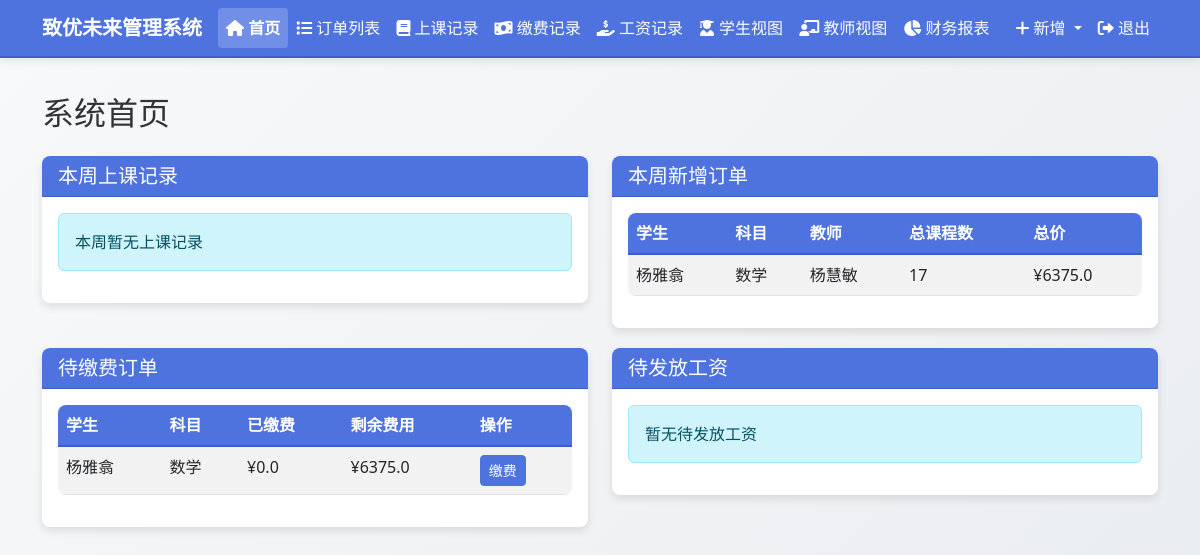
Page /dashboard (signed in) on the earlier database version.
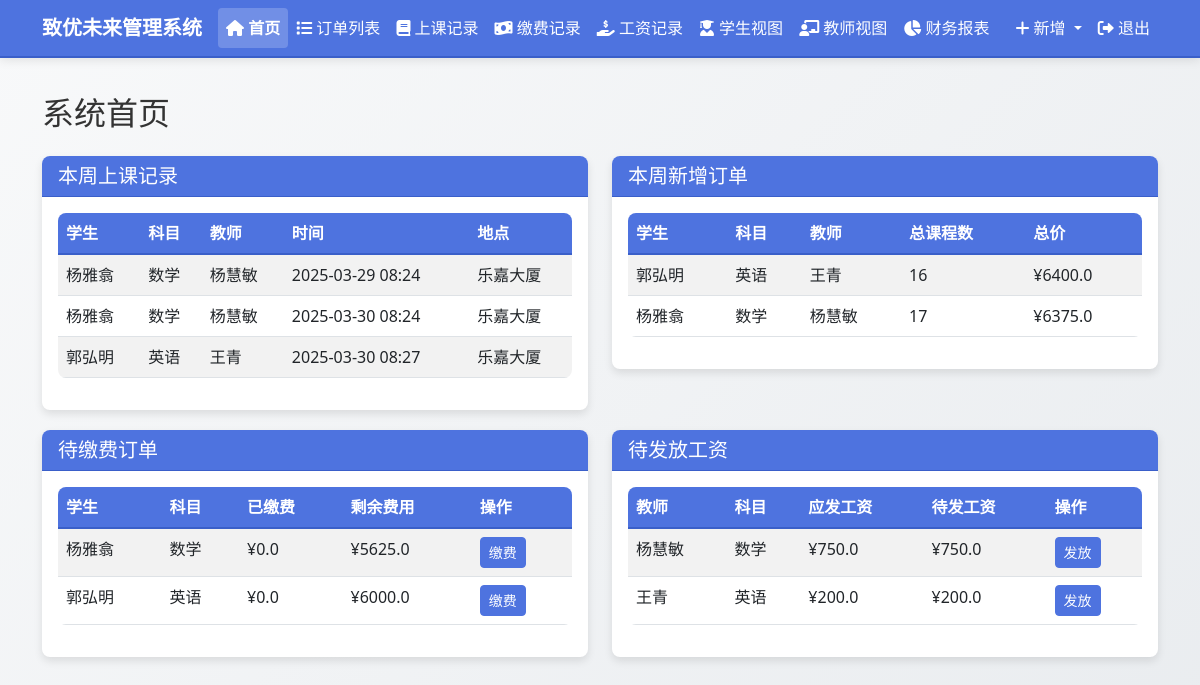
Same page on the later database version.
### models.py (models this page shows, shortened)
class Order(db.Model):
    id = db.Column(db.Integer, primary_key=True)
    order_number = db.Column(db.String(50), unique=True, nullable=False, default="")
    student_name = db.Column(db.String(100), nullable=False)
    subject = db.Column(db.String(100), nullable=False)
    teacher_name = db.Column(db.String(100), nullable=False)
    semester = db.Column(db.String(100), nullable=False)
    total_classes = db.Column(db.Integer, default=0)
    completed_classes = db.Column(db.Integer, default=0)
    remaining_classes = db.Column(db.Integer, default=0)
    class_price = db.Column(db.Float, default=0.0)
    salary_price = db.Column(db.Float, default=0.0)  # 新增工资单价字段
    total_price = db.Column(db.Float, default=0.0)
    paid_amount = db.Column(db.Float, default=0.0)
    used_amount = db.Column(db.Float, default=0.0)
    remaining_amount = db.Column(db.Float, default=0.0)
    payable_salary = db.Column(db.Float, default=0.0)
    paid_salary = db.Column(db.Float, default=0.0)
    remaining_salary = db.Column(db.Float, default=0.0)
    order_note = db.Column(db.Text, nullable=True)
    teacher_note = db.Column(db.Text, nullable=True)
    student_note = db.Column(db.Text, nullable=True)
    created_at = db.Column(db.DateTime, default=datetime.now)
    class_records = db.relationship('ClassRecord', backref='order', lazy=True)
    payment_records = db.relationship('PaymentRecord', backref='order', lazy=True)
    salary_records = db.relationship('SalaryRecord', backref='order', lazy=True)

class ClassRecord(db.Model):
    id = db.Column(db.Integer, primary_key=True)
    order_id = db.Column(db.Integer, db.ForeignKey('order.id'), nullable=False)
    student_name = db.Column(db.String(100), nullable=False)
    subject = db.Column(db.String(100), nullable=False)
    semester = db.Column(db.String(100), nullable=False)
    teacher_name = db.Column(db.String(100), nullable=False)
    class_content = db.Column(db.Text, nullable=True)
    class_time = db.Column(db.DateTime, nullable=False, default=datetime.now)
    location = db.Column(db.String(100), nullable=False)
    note = db.Column(db.Text, nullable=True)
    created_at = db.Column(db.DateTime, default=datetime.now)

### routes.py (the view)
@app.route('/dashboard')
@login_required
def dashboard():
    today = datetime.now().date()
    start_of_week = today - timedelta(days=today.weekday())
    end_of_week = start_of_week + timedelta(days=6)
    this_week_classes = ClassRecord.query.filter(
        ClassRecord.class_time >= start_of_week,
        ClassRecord.class_time <= end_of_week + timedelta(days=1)
    ).order_by(ClassRecord.class_time).all()
    this_week_orders = Order.query.filter(
        Order.created_at >= start_of_week,
        Order.created_at <= end_of_week + timedelta(days=1)
    ).order_by(Order.created_at.desc()).all()
    pending_payments = Order.query.filter(Order.remaining_amount > 0).all()
    pending_salaries = Order.query.filter(Order.remaining_salary > 0).all()
    order_form = OrderForm()
    class_record_form = ClassRecordForm()
    payment_record_form = PaymentRecordForm()
    salary_record_form = SalaryRecordForm()
    orders = Order.query.all()
    class_record_form.order_id.choices = [(order.id, f"{order.order_number} - {order.student_name} - {order.subject}") for order in orders]
    payment_record_form.order_id.choices = [(order.id, f"{order.order_number} - {order.student_name} - {order.subject}") for order in orders]
    salary_record_form.order_id.choices = [(order.id, f"{order.order_number} - {order.teacher_name} - {order.subject}") for order in orders]
    return render_template('dashboard.html',
                           title='首页',
                           this_week_classes=this_week_classes,
                           this_week_orders=this_week_orders,
                           pending_payments=pending_payments,
                           pending_salaries=pending_salaries,
                           order_form=order_form,
                           class_record_form=class_record_form,
                           payment_record_form=payment_record_form,
                           salary_record_form=salary_record_form,
                           edit_note_form=EditNoteForm())

### app.py (called while the page is built)
@login_manager.user_loader
def load_user(user_id):
    from models import User
    return User.query.get(int(user_id))

### templates/dashboard.html (shortened to what the changed rows need)
{% extends "layout.html" %}
{% block content %}
<h2 class="mb-4">系统首页</h2>
<div class="row">
    <div class="col-md-6">
        <div class="card dashboard-section">
            <div class="card-body">
                {% if this_week_classes %}
                <div class="table-responsive">
                    <table class="table table-striped table-hover">
                        <thead>
                            <tr>
                                <th>学生</th>
                                <th>科目</th>
                                <th>教师</th>
                                <th>时间</th>
                                <th>地点</th>
                            </tr>
                        </thead>
                        <tbody>
                            {% for record in this_week_classes %}
                            <tr>
                                <td>{{ record.student_name }}</td>
                                <td>{{ record.subject }}</td>
                                <td>{{ record.teacher_name }}</td>
                                <td>{{ record.class_time.strftime('%Y-%m-%d %H:%M') }}</td>
                                <td>{{ record.location }}</td>
                            </tr>
                            {% endfor %}
                        </tbody>
                    </table>
                </div>
                {% else %}
                <div class="alert alert-info">本周暂无上课记录</div>
                {% endif %}
            </div>
        </div>
    </div>
    <div class="col-md-6">
        <div class="card dashboard-section">
            <div class="card-body">
                {% if this_week_orders %}
                <div class="table-responsive">
                    <table class="table table-striped table-hover">
                        <thead>
                            <tr>
                                <th>学生</th>
                                <th>科目</th>
                                <th>教师</th>
                                <th>总课程数</th>
                                <th>总价</th>
                            </tr>
                        </thead>
                        <tbody>
                            {% for order in this_week_orders %}
                            <tr>
                                <td>{{ order.student_name }}</td>
                                <td>{{ order.subject }}</td>
                                <td>{{ order.teacher_name }}</td>
                                <td>{{ order.total_classes }}</td>
                                <td>¥{{ order.total_price }}</td>
                            </tr>
                            {% endfor %}
                        </tbody>
                    </table>
                </div>
                {% else %}
                <div class="alert alert-info">本周暂无新增订单</div>
                {% endif %}
            </div>
        </div>
    </div>
</div>
<div class="row">
    <div class="col-md-6">
        <div class="card dashboard-section">
            <div class="card-body">
                {% if pending_payments %}
                <div class="table-responsive">
                    <table class="table table-striped table-hover">
                        <thead>
                            <tr>
                                <th>学生</th>
                                <th>科目</th>
                                <th>已缴费</th>
                                <th>剩余费用</th>
                                <th>操作</th>
                            </tr>
                        </thead>
                        <tbody>
                            {% for order in pending_payments %}
                            <tr>
                                <td>{{ order.student_name }}</td>
                                <td>{{ order.subject }}</td>
                                <td>¥{{ order.paid_amount }}</td>
                                <td>¥{{ order.remaining_amount }}</td>
                                <td>
                                    <button type="button" class="btn btn-sm btn-primary"
                                            data-bs-toggle="modal" data-bs-target="#newPaymentModal"
                                            onclick="document.getElementById('order_id').value = {{ order.id }}; document.getElementById('order_id').dispatchEvent(new Event('change'));">
                                        缴费
                                    </button>
                                </td>
                            </tr>
                            {% endfor %}
                        </tbody>
                    </table>
                </div>
                {% else %}
                <div class="alert alert-info">暂无待缴费订单</div>
                {% endif %}
            </div>
        </div>
    </div>
    <div class="col-md-6">
        <div class="card dashboard-section">
            <div class="card-body">
                {% if pending_salaries %}
                <div class="table-responsive">
                    <table class="table table-striped table-hover">
                        <thead>
                            <tr>
                                <th>教师</th>
                                <th>科目</th>
                                <th>应发工资</th>
                                <th>待发工资</th>
                                <th>操作</th>
                            </tr>
                        </thead>
                        <tbody>
                            {% for order in pending_salaries %}
                            <tr>
                                <td>{{ order.teacher_name }}</td>
                                <td>{{ order.subject }}</td>
                                <td>¥{{ order.payable_salary }}</td>
                                <td>¥{{ order.remaining_salary }}</td>
                                <td>
                                    <button type="button" class="btn btn-sm btn-primary"
                                            data-bs-toggle="modal" data-bs-target="#newSalaryModal"
                                            onclick="document.getElementById('order_id').value = {{ order.id }}; document.getElementById('order_id').dispatchEvent(new Event('change'));">
                                        发放
                                    </button>
                                </td>
                            </tr>
                            {% endfor %}
                        </tbody>
                    </table>
                </div>
                {% else %}
                <div class="alert alert-info">暂无待发放工资</div>
                {% endif %}
            </div>
        </div>
    </div>
</div>
{% endblock %}

Differences in the rows shown:
added ClassRecord: student_name "杨雅翕", subject "数学", teacher_name "杨慧敏", class_time "2025-03-29 08:24", location "乐嘉大厦"
added ClassRecord: student_name "杨雅翕", subject "数学", teacher_name "杨慧敏", class_time "2025-03-30 08:24", location "乐嘉大厦"
added ClassRecord: student_name "郭弘明", subject "英语", teacher_name "王青", class_time "2025-03-30 08:27", location "乐嘉大厦"
added Order: student_name "郭弘明", subject "英语", teacher_name "王青", total_classes "16", total_price "6400.0", paid_amount "0.0", remaining_amount "6000.0", {{ order.id }} 2 (drawn), payable_salary "200.0", remaining_salary "200.0"
now on one of the page's lists (row edited): Order: teacher_name "杨慧敏", subject "数学", payable_salary "750.0", remaining_salary "750.0"
changed Order "杨雅翕": remaining_amount "6375.0" → "5625.0"
Other differences:
text no longer shown: "本周暂无上课记录 暂无待发放工资"
text now shown: "学生 科目 教师 时间 地点 教师 科目 应发工资 待发工资 操作"
